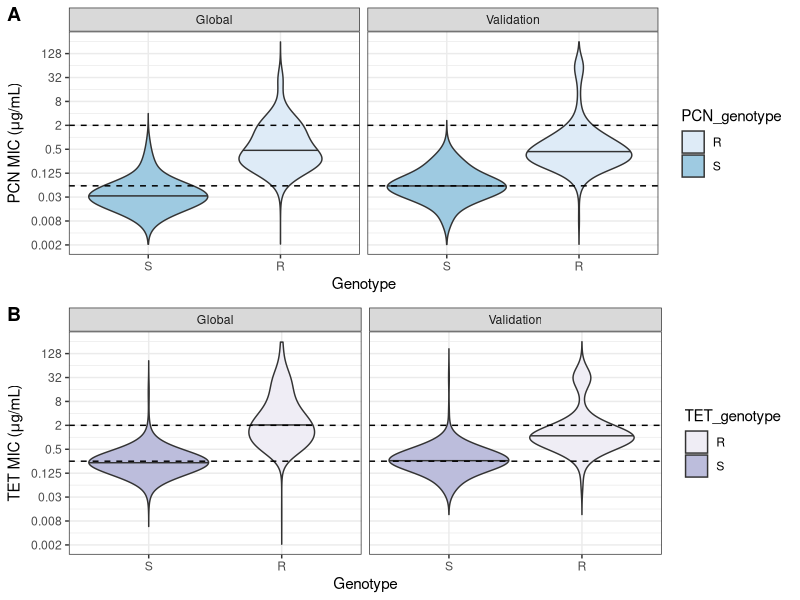

Reproduce this figure in R.
library(tidyverse)
library(cowplot)

# global data
all_data <- read_tsv("../data/prediction/pcn_tet_genotype_phenotype.tsv",
                            col_types = cols(penicillin = col_character()))

# validation data
validation_metadata <- read_tsv("../data/validation/reimche_metadata.tsv")
validation_resistance <- read_tsv("../data/validation/2021-06-24_reimche_gisp_alleles.tsv")

# combine data

validation_all_data <- validation_resistance %>%
    left_join(validation_metadata) %>%
    mutate(reference = "Reimche2021") %>%
    select(wgs_id, reference, tetracycline, penicillin, RpsJ_57, penA_01, tetM, blaTEM) %>%
    mutate(PCN_genotype = if_else(penA_01 == 1 & blaTEM == 0, "S", "R")) %>%
    mutate(TET_genotype = if_else(RpsJ_57 == "V" & tetM == 0, "S", "R")) %>%
    mutate(TET = str_replace_all(tetracycline, "[><= ]", "")) %>%
    mutate(TET = as.numeric(TET)) %>%
    mutate(PCN = str_replace_all(penicillin, "[><= ]", "")) %>%
    mutate(PCN = as.numeric(PCN)) %>%
    mutate(TET_interpretation = case_when(TET <= 0.25 ~ "S", TET > 0.25 & TET < 2 ~ "I", TET >= 2 ~ "R")) %>%
    mutate(PCN_interpretation = case_when(PCN <= 0.064 ~ "S", PCN > 0.064 & PCN < 2 ~ "I", PCN >= 2 ~ "R")) %>%
    mutate(dataset = "Validation")

# add genotype interpretation
all_data <- all_data %>%
    mutate(PCN_genotype = if_else(penA_01 == 1 & blaTEM == 0, "S", "R")) %>%
    mutate(TET_genotype = if_else(RpsJ_57 == "V" & tetM == 0, "S", "R"))

# filter to valid TET MICs and categorize based on breakpoints
metadata_tet <- all_data %>% 
    select(-penicillin) %>%
    filter(tetracycline != "<=4", tetracycline != "<=4.0", tetracycline != "<=8.0") %>%
    mutate(TET = str_replace_all(tetracycline, "[><= ]", "")) %>%
    mutate(TET = as.numeric(TET)) %>%
    mutate(TET_interpretation = case_when(TET <= 0.25 ~ "S", TET > 0.25 & TET < 2 ~ "I", TET >= 2 ~ "R")) %>%
    drop_na()

# filter to valid PCN MICs and categorized based on breakpoints (0.06 breakpoint interpretated to include 0.063/0.064)
metadata_pcn <- all_data %>%
    select(-tetracycline) %>%
    mutate(PCN = str_replace_all(penicillin, "[><= ]", "")) %>%
    mutate(PCN = as.numeric(PCN)) %>%
    mutate(PCN_interpretation = case_when(PCN <= 0.064 ~ "S", PCN > 0.064 & PCN < 2 ~ "I", PCN >= 2 ~ "R")) %>%
    drop_na()

# get genotype counts for all data by dataset
all_data %>% count(reference, PCN_genotype) %>%
    pivot_wider(names_from = PCN_genotype, values_from = n) %>%
    mutate(PCN_total = S + R, S_percent = S*100/PCN_total, R_percent = R*100/PCN_total) %>%
    print(n = 30)

all_data %>% count(reference, TET_genotype) %>%
    pivot_wider(names_from = TET_genotype, values_from = n) %>%
    mutate(TET_total = S + R, S_percent = S*100/TET_total, R_percent = R*100/TET_total) %>%
    print(n = 30)

# calculate sensitivity and specificity

# PCN
PCN_total_susceptible_phenotype <- metadata_pcn %>% filter(PCN_interpretation == "S") %>% nrow()
PCN_total_nonresistant_phenotype <- metadata_pcn %>% filter(PCN_interpretation != "R") %>% nrow()
PCN_total_susceptible_genotype <- all_data %>% filter(PCN_genotype == "S") %>% nrow()

PCN_sensitivity_susceptible <- (metadata_pcn %>% filter(PCN_interpretation == "S" & PCN_genotype == "S") %>% nrow())/PCN_total_susceptible_phenotype
PCN_specificity_susceptible <- (metadata_pcn %>% filter(PCN_interpretation != "S" & PCN_genotype == "R") %>% nrow())/(metadata_pcn %>% filter(PCN_interpretation != "S") %>% nrow())

PCN_sensitivity_nonresistant <- (metadata_pcn %>% filter(PCN_interpretation != "R" & PCN_genotype == "S") %>% nrow())/PCN_total_nonresistant_phenotype
PCN_specificity_nonresistant <- (metadata_pcn %>% filter(PCN_interpretation == "R" & PCN_genotype == "R") %>% nrow())/(metadata_pcn %>% filter(PCN_interpretation == "R") %>% nrow())

# confidence intervals susceptible breakpoint

PCN_true_positives <- metadata_pcn %>% filter(PCN_interpretation == "S" & PCN_genotype == "S") %>% nrow()
PCN_false_negatives <- metadata_pcn %>% filter(PCN_interpretation == "S" & PCN_genotype != "S") %>% nrow()
PCN_true_negatives <- metadata_pcn %>% filter(PCN_interpretation != "S" & PCN_genotype == "R") %>% nrow()
PCN_false_positives <- metadata_pcn %>% filter(PCN_interpretation != "S" & PCN_genotype == "S") %>% nrow()

PCN_sensitivity_susceptible + sqrt((PCN_sensitivity_susceptible*(1-PCN_sensitivity_susceptible))/PCN_true_positives)
PCN_sensitivity_susceptible - sqrt((PCN_sensitivity_susceptible*(1-PCN_sensitivity_susceptible))/PCN_true_positives)

PCN_specificity_susceptible + sqrt((PCN_specificity_susceptible*(1-PCN_specificity_susceptible))/PCN_true_positives)
PCN_specificity_susceptible - sqrt((PCN_specificity_susceptible*(1-PCN_specificity_susceptible))/PCN_true_positives)

# confidence intervals non-resistant breakpoint
PCN_true_positives <- metadata_pcn %>% filter(PCN_interpretation != "R" & PCN_genotype == "S") %>% nrow()
PCN_false_negatives <- metadata_pcn %>% filter(PCN_interpretation != "R" & PCN_genotype != "S") %>% nrow()
PCN_true_negatives <- metadata_pcn %>% filter(PCN_interpretation == "R" & PCN_genotype == "R") %>% nrow()
PCN_false_positives <- metadata_pcn %>% filter(PCN_interpretation == "R" & PCN_genotype == "S") %>% nrow()

PCN_sensitivity_nonresistant + sqrt((PCN_sensitivity_nonresistant*(1-PCN_sensitivity_nonresistant))/PCN_true_positives)
PCN_sensitivity_nonresistant - sqrt((PCN_sensitivity_nonresistant*(1-PCN_sensitivity_nonresistant))/PCN_true_positives)

PCN_specificity_nonresistant + sqrt((PCN_specificity_nonresistant*(1-PCN_specificity_nonresistant))/PCN_true_positives)
PCN_specificity_nonresistant - sqrt((PCN_specificity_nonresistant*(1-PCN_specificity_nonresistant))/PCN_true_positives)

PCN_total_susceptible_phenotype
PCN_total_nonresistant_phenotype
PCN_total_susceptible_genotype

PCN_sensitivity_susceptible
PCN_specificity_susceptible

PCN_sensitivity_nonresistant
PCN_specificity_nonresistant

# TET
TET_total_susceptible_phenotype <- metadata_tet %>% filter(TET_interpretation == "S") %>% nrow()
TET_total_nonresistant_phenotype <- metadata_tet %>% filter(TET_interpretation != "R") %>% nrow()
TET_total_susceptible_genotype <- all_data %>% filter(TET_genotype == "S") %>% nrow()

TET_sensitivity_susceptible <- (metadata_tet %>% filter(TET_interpretation == "S" & TET_genotype == "S") %>% nrow())/TET_total_susceptible_phenotype
TET_specificity_susceptible <- (metadata_tet %>% filter(TET_interpretation != "S" & TET_genotype == "R") %>% nrow())/(metadata_tet %>% filter(TET_interpretation != "S") %>% nrow())

TET_sensitivity_nonresistant <- (metadata_tet %>% filter(TET_interpretation != "R" & TET_genotype == "S") %>% nrow())/TET_total_nonresistant_phenotype
TET_specificity_nonresistant <- (metadata_tet %>% filter(TET_interpretation == "R" & TET_genotype == "R") %>% nrow())/(metadata_tet %>% filter(TET_interpretation == "R") %>% nrow())

# confidence intervals susceptible
TET_true_positives <- metadata_tet %>% filter(TET_interpretation == "S" & TET_genotype == "S") %>% nrow()
TET_false_negatives <- metadata_tet %>% filter(TET_interpretation == "S" & TET_genotype == "R") %>% nrow()
TET_true_negatives <- metadata_tet %>% filter(TET_interpretation != "S" & TET_genotype == "R") %>% nrow()
TET_false_positives <- metadata_tet %>% filter(TET_interpretation != "S" & TET_genotype == "S") %>% nrow()

TET_sensitivity_susceptible + sqrt((TET_sensitivity_susceptible*(1-TET_sensitivity_susceptible))/TET_true_positives)
TET_sensitivity_susceptible - sqrt((TET_sensitivity_susceptible*(1-TET_sensitivity_susceptible))/TET_true_positives)

TET_specificity_susceptible + sqrt((TET_specificity_susceptible*(1-TET_specificity_susceptible))/TET_true_positives)
TET_specificity_susceptible - sqrt((TET_specificity_susceptible*(1-TET_specificity_susceptible))/TET_true_positives)

# confidence intervals non-resistant

TET_true_positives <- metadata_tet %>% filter(TET_interpretation != "R" & TET_genotype == "S") %>% nrow()
TET_false_negatives <- metadata_tet %>% filter(TET_interpretation != "R" & TET_genotype == "R") %>% nrow()
TET_true_negatives <- metadata_tet %>% filter(TET_interpretation == "R" & TET_genotype == "R") %>% nrow()
TET_false_positives <- metadata_tet %>% filter(TET_interpretation == "R" & TET_genotype == "S") %>% nrow()

TET_sensitivity_nonresistant + sqrt((TET_sensitivity_nonresistant*(1-TET_sensitivity_nonresistant))/TET_true_positives)
TET_sensitivity_nonresistant - sqrt((TET_sensitivity_nonresistant*(1-TET_sensitivity_nonresistant))/TET_true_positives)

TET_specificity_nonresistant + sqrt((TET_specificity_nonresistant*(1-TET_specificity_nonresistant))/TET_true_positives)
TET_specificity_nonresistant - sqrt((TET_specificity_nonresistant*(1-TET_specificity_nonresistant))/TET_true_positives)

TET_total_susceptible_phenotype
TET_total_nonresistant_phenotype
TET_total_susceptible_genotype

TET_sensitivity_susceptible
TET_specificity_susceptible

TET_sensitivity_nonresistant
TET_specificity_nonresistant

# plasmid only prediction

# PCN
PCN_total_susceptible_phenotype <- metadata_pcn %>% filter(PCN_interpretation == "S") %>% nrow()
PCN_total_nonresistant_phenotype <- metadata_pcn %>% filter(PCN_interpretation != "R") %>% nrow()
PCN_total_susceptible_genotype <- metadata_pcn %>% filter(blaTEM == 0) %>% nrow()

PCN_true_positives <- metadata_pcn %>% filter(PCN_interpretation == "S" & blaTEM == 0) %>% nrow()
PCN_false_negatives <- metadata_pcn %>% filter(PCN_interpretation == "S" & blaTEM == 1) %>% nrow()
PCN_true_negatives <- metadata_pcn %>% filter(PCN_interpretation != "S" & blaTEM == 1) %>% nrow()
PCN_false_positives <- metadata_pcn %>% filter(PCN_interpretation != "S" & blaTEM == 0) %>% nrow()

PCN_sensitivity_susceptible <- (metadata_pcn %>% filter(PCN_interpretation == "S" & blaTEM == 0) %>% nrow())/PCN_total_susceptible_phenotype
PCN_specificity_susceptible <- (metadata_pcn %>% filter(PCN_interpretation != "S" & blaTEM == 1) %>% nrow())/(metadata_pcn %>% filter(PCN_interpretation != "S") %>% nrow())

PCN_sensitivity_nonresistant <- (metadata_pcn %>% filter(PCN_interpretation != "R" & blaTEM == 0) %>% nrow())/PCN_total_nonresistant_phenotype
PCN_specificity_nonresistant <- (metadata_pcn %>% filter(PCN_interpretation == "R" & blaTEM == 1) %>% nrow())/(metadata_pcn %>% filter(PCN_interpretation == "R") %>% nrow())

PCN_true_positives <- metadata_pcn %>% filter(PCN_interpretation != "R" & blaTEM == 0) %>% nrow()
PCN_false_negatives <- metadata_pcn %>% filter(PCN_interpretation != "R" & blaTEM == 1) %>% nrow()
PCN_true_negatives <- metadata_pcn %>% filter(PCN_interpretation == "R" & blaTEM == 1) %>% nrow()
PCN_false_positives <- metadata_pcn %>% filter(PCN_interpretation == "R" & blaTEM == 0) %>% nrow()

PCN_total_susceptible_phenotype
PCN_total_nonresistant_phenotype
PCN_total_susceptible_genotype

PCN_sensitivity_susceptible
PCN_specificity_susceptible

PCN_sensitivity_nonresistant
PCN_specificity_nonresistant

# TET
TET_total_susceptible_phenotype <- metadata_tet %>% filter(TET_interpretation == "S") %>% nrow()
TET_total_nonresistant_phenotype <- metadata_tet %>% filter(TET_interpretation != "R") %>% nrow()
TET_total_susceptible_genotype <- metadata_tet %>% filter(tetM == 0) %>% nrow()

TET_true_positives <- metadata_tet %>% filter(TET_interpretation == "S" & tetM == 0) %>% nrow()
TET_false_negatives <- metadata_tet %>% filter(TET_interpretation == "S" & tetM == 1) %>% nrow()
TET_true_negatives <- metadata_tet %>% filter(TET_interpretation != "S" & tetM == 1) %>% nrow()
TET_false_positives <- metadata_tet %>% filter(TET_interpretation != "S" & tetM == 0) %>% nrow()

TET_sensitivity_susceptible <- (metadata_tet %>% filter(TET_interpretation == "S" & tetM == 0) %>% nrow())/TET_total_susceptible_phenotype
TET_specificity_susceptible <- (metadata_tet %>% filter(TET_interpretation != "S" & tetM == 1) %>% nrow())/(metadata_tet %>% filter(TET_interpretation != "S") %>% nrow())

TET_sensitivity_nonresistant <- (metadata_tet %>% filter(TET_interpretation != "R" & tetM == 0) %>% nrow())/TET_total_nonresistant_phenotype
TET_specificity_nonresistant <- (metadata_tet %>% filter(TET_interpretation == "R" & tetM == 1) %>% nrow())/(metadata_tet %>% filter(TET_interpretation == "R") %>% nrow())

TET_true_positives <- metadata_tet %>% filter(TET_interpretation != "R" & tetM == 0) %>% nrow()
TET_false_negatives <- metadata_tet %>% filter(TET_interpretation != "R" & tetM == 1) %>% nrow()
TET_true_negatives <- metadata_tet %>% filter(TET_interpretation == "R" & tetM == 1) %>% nrow()
TET_false_positives <- metadata_tet %>% filter(TET_interpretation == "R" & tetM == 0) %>% nrow()

TET_total_susceptible_phenotype
TET_total_nonresistant_phenotype
TET_total_susceptible_genotype

TET_sensitivity_susceptible
TET_specificity_susceptible

TET_sensitivity_nonresistant
TET_specificity_nonresistant

# calculate sensitivity and specificity of only plasmid determinants

# PCN
PCN_total_susceptible_phenotype <- metadata_pcn %>% filter(PCN_interpretation == "S") %>% nrow()
PCN_total_nonresistant_phenotype <- metadata_pcn %>% filter(PCN_interpretation != "R") %>% nrow()
PCN_total_susceptible_genotype <- all_data %>% filter(blaTEM == 0) %>% nrow()

PCN_sensitivity_susceptible <- (metadata_pcn %>% filter(PCN_interpretation == "S" & blaTEM == 0) %>% nrow())/PCN_total_susceptible_phenotype
PCN_specificity_susceptible <- (metadata_pcn %>% filter(PCN_interpretation != "S" & blaTEM == 1) %>% nrow())/(metadata_pcn %>% filter(PCN_interpretation != "S") %>% nrow())

PCN_sensitivity_nonresistant <- (metadata_pcn %>% filter(PCN_interpretation != "R" & blaTEM == 0) %>% nrow())/PCN_total_nonresistant_phenotype
PCN_specificity_nonresistant <- (metadata_pcn %>% filter(PCN_interpretation == "R" & blaTEM == 1) %>% nrow())/(metadata_pcn %>% filter(PCN_interpretation == "R") %>% nrow())

PCN_total_susceptible_phenotype
PCN_total_nonresistant_phenotype
PCN_total_susceptible_genotype

PCN_sensitivity_susceptible
PCN_specificity_susceptible

PCN_sensitivity_nonresistant
PCN_specificity_nonresistant

# TET

TET_total_susceptible_phenotype <- metadata_tet %>% filter(TET_interpretation == "S") %>% nrow()
TET_total_nonresistant_phenotype <- metadata_tet %>% filter(TET_interpretation != "R") %>% nrow()
TET_total_susceptible_genotype <- all_data %>% filter(tetM == 0) %>% nrow()

TET_sensitivity_susceptible <- (metadata_tet %>% filter(TET_interpretation == "S" & tetM == 0) %>% nrow())/TET_total_susceptible_phenotype
TET_specificity_susceptible <- (metadata_tet %>% filter(TET_interpretation != "S" & tetM == 1) %>% nrow())/(metadata_tet %>% filter(TET_interpretation != "S") %>% nrow())

TET_sensitivity_nonresistant <- (metadata_tet %>% filter(TET_interpretation != "R" & tetM == 0) %>% nrow())/TET_total_nonresistant_phenotype
TET_specificity_nonresistant <- (metadata_tet %>% filter(TET_interpretation == "R" & tetM == 1) %>% nrow())/(metadata_tet %>% filter(TET_interpretation == "R") %>% nrow())

TET_total_susceptible_phenotype
TET_total_nonresistant_phenotype
TET_total_susceptible_genotype

TET_sensitivity_susceptible
TET_specificity_susceptible

TET_sensitivity_nonresistant
TET_specificity_nonresistant

# combine global and validation data

metadata_pcn <- metadata_pcn %>%
    mutate(dataset = "Global") %>%
    select(-penicillin) %>%
    rows_insert(validation_all_data %>% select(-tetracycline, -penicillin, -TET, -TET_interpretation))

metadata_tet <- metadata_tet %>%
    mutate(dataset = "Global") %>%
    select(-tetracycline) %>%
    rows_insert(validation_all_data %>% select(-tetracycline, -penicillin, -PCN, -PCN_interpretation)) %>%
    filter(!is.na(TET_genotype))

# plot

pcn_plot <- metadata_pcn %>% ggplot(aes(x = fct_relevel(PCN_genotype, "S"), y = PCN, fill = PCN_genotype)) +
    geom_violin(bw=0.8, draw_quantiles=c(0.5), trim=FALSE) +
    theme_bw() + 
    xlab("Genotype") +
    ylab(expression(paste("PCN MIC (", mu, "g/mL)", ))) +
    scale_fill_brewer() + 
    #theme(legend.position = "none") +
    #scale_x_discrete(labels = c("penA_01 present \nand blaTEM absent", "penA_01 absent \nor blaTEM present")) +
    scale_y_continuous(trans = 'log2', 
                       limits = c(0.002, 256),
                       breaks = c(2^-9, 2^-7, 2^-5, 2^-3, 2^-1, 2^1, 2^3, 2^5, 2^7), 
                       labels = c(0.002, 0.008, 0.03, 0.125, 0.5, 2, 8, 32, 128)) +
    geom_hline(yintercept = 0.06, linetype = "dashed") +
    geom_hline(yintercept = 2, linetype = "dashed") +
    facet_wrap(~dataset)


tet_plot <- metadata_tet %>% ggplot(aes(x = fct_relevel(TET_genotype, "S"), y = TET, fill = TET_genotype)) + 
    geom_violin(bw=0.8, draw_quantiles=c(0.5), trim=FALSE) +
    theme_bw() + 
    xlab("Genotype") +
    ylab(expression(paste("TET MIC (", mu, "g/mL)", ))) +
    scale_fill_brewer(palette = "Purples") + 
    #theme(legend.position = "none") + 
    #scale_x_discrete(labels = c("rpsJ WT\nand tetM absent", "rpsJ V57M\n or tetM present")) +
    scale_y_continuous(trans = 'log2', 
                       limits = c(0.002, 256),
                       breaks = c(2^-9, 2^-7, 2^-5, 2^-3, 2^-1, 2^1, 2^3, 2^5, 2^7), 
                       labels = c(0.002, 0.008, 0.03, 0.125, 0.5, 2, 8, 32, 128)) +
    geom_hline(yintercept = 0.25, linetype = "dashed") +
    geom_hline(yintercept = 2, linetype = "dashed") +
    facet_wrap(~dataset)

plot_grid(pcn_plot, tet_plot, labels = c("A","B"), nrow = 2) 
